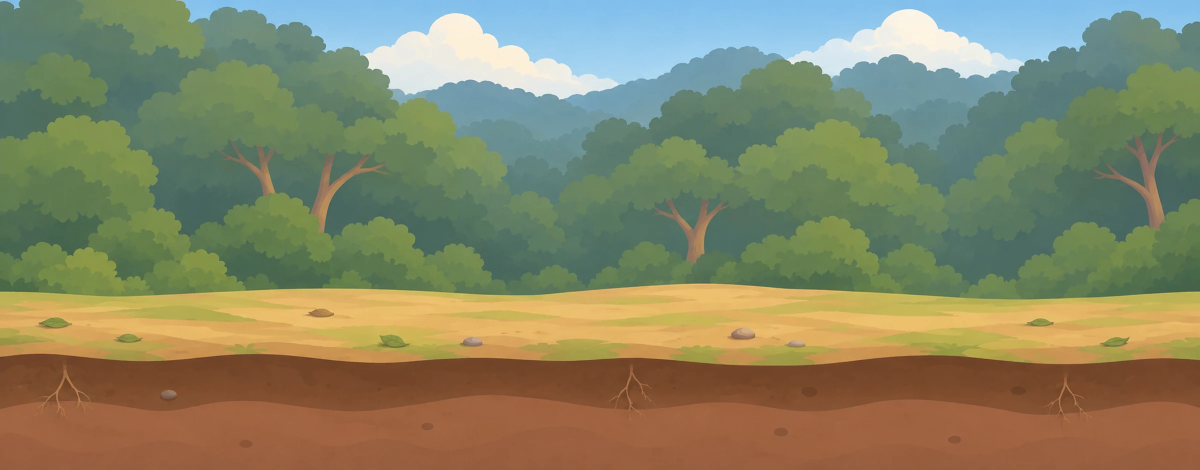
#> input picture assets/images/backgrounds/forest-b.webp, 2400 x 940 px (shown at 1/2 size)
$ python -i build_species_raster.py   (imports and definitions only)
#> lines starting #> are read from the running program, lines starting #| are printed output that depends on the picture
"""Build the game's species WebP sprites from the approved 1448x1086 PNGs.

Run:  python tools/build_species_raster.py <artwork folder>   (needs Pillow)

Each PNG is cropped to its visible pixels and placed in the game's logical
frame (128x96, drawn here at 2x = 256x192) so that the lowest visible pixel
(feet, trunk base, shell) sits on the same ground line as the SVG art (y=87 of
96 -> 174 of 192), centred horizontally. The game's size and position values
stay untouched; only the picture inside the frame changes. Originals are only
read. The result and each source's SHA-256 go to assets/images/species-raster/manifest.json.
"""
import hashlib, json, re, sys
from pathlib import Path
from PIL import Image

# Final approved files (see each batch's report and asset-manifest.json).
SOURCES = {
    'forest-sprites-8-v3-final': ['bulbul', 'tit', 'chipmunk', 'rabbit', 'frog', 'grasshopper', 'grass', 'mushroom'],
    'forest-sprites-animals-10-v1': ['field-mouse', 'caterpillar', 'aphid', 'snail', 'spider', 'ladybird', 'snake', 'weasel', 'goshawk', 'earthworm'],
    'forest-sprites-batch3-plants-decomposers': ['oak', 'pine', 'hazel', 'raspberry', 'litter-mold', 'soil-bacteria'],
    # 2026-11-04 river pond batch (artwork/2026-11-04/river-pond-wetland-batch1).
    'river-pond-wetland-batch1': ['algae', 'duckweed', 'water-lily', 'cattail', 'daphnia', 'medaka', 'pond-snail', 'water-strider',
                                  'diving-beetle', 'catfish', 'frog-tadpole', 'bullfrog', 'red-swamp-crayfish'],
    # 2026-11-04 river upstream batch (artwork/2026-11-04/river-upstream-batch2), named by species id.
    'river-upstream-batch2': ['stone-diatom', 'water-dropwort', 'pussy-willow', 'caddisfly-larva', 'melania-snail', 'amphipod',
                              'minnow', 'native-crayfish', 'korean-catfish', 'aucha-perch', 'water-decomposer'],
    # 2026-11-04 river midstream batch (artwork/2026-11-04/river-midstream-batch3), named by species id.
    'river-midstream-batch3': ['hornwort', 'tape-grass', 'pale-chub', 'crucian-carp', 'sand-gudgeon', 'dark-sleeper',
                               'mandarin-fish', 'otter', 'largemouth-bass', 'bluegill'],
    # 2026-11-05 river downstream batch (artwork/2026-11-04/river-downstream-batch4), named by species id.
    'river-downstream-batch4': ['reed', 'water-chestnut', 'freshwater-clam', 'common-carp', 'reeves-turtle', 'grey-heron',
                                'nutria', 'snapping-turtle'],
}
# A delivered file named other than its species id (the river batch's names).
FILES = {'algae': 'algae-filament', 'daphnia': 'water-flea', 'medaka': 'killifish', 'pond-snail': 'snail-pond',
         'frog-tadpole': 'tadpole', 'red-swamp-crayfish': 'crayfish-invasive'}
W, H, GROUND, MARGIN = 256, 192, 174, 8
VISIBLE = 16  # alpha below this is antialiasing dust, not part of the outline

# [19 lines left out: function build, not called in this run]

# Growth stages painted as their own base picture (game stage names).
STAGES = ('nymph', 'sprout', 'mycelium')
STATES = ('move', 'eat', 'sense', 'leaf-turn', 'walk')
# Animals whose move frames leave the ground (hop or flight; see moveStyles in
# js/ui/species-visuals.js): their move frames are not held to the ground line.
AIRBORNE = {'grasshopper', 'frog', 'rabbit', 'chipmunk', 'weasel', 'tit', 'bulbul', 'goshawk'}
ROOT = Path(__file__).resolve().parent.parent
REGISTRY = ROOT / 'js/ui/species-frames.js'

def place(im: Image.Image):
    """A base picture: cropped to its visible pixels, fitted on the ground line."""
    box = im.getchannel('A').point(lambda v: 255 if v >= VISIBLE else 0).getbbox()
    part = im.crop(box)
    scale = min((W - 2 * MARGIN) / part.width, (GROUND - MARGIN) / part.height)
    size = (max(1, round(part.width * scale)), max(1, round(part.height * scale)))
    canvas = Image.new('RGBA', (W, H), (0, 0, 0, 0))
    left = (W - size[0]) // 2
    canvas.alpha_composite(part.resize(size, Image.LANCZOS), (left, GROUND - size[1]))
    return canvas, list(box), [left, GROUND - size[1], left + size[0], GROUND]

# [36 lines left out: functions place_like, looks, compare, not called in this run]

NAME = re.compile(r'^(?P<id>[a-z-]+?)(?:-(?P<stage>' + '|'.join(STAGES) + r'))?(?:-(?P<state>' + '|'.join(STATES) + r')-(?P<n>\d+))?\.png$')

# [85 lines left out: functions approved, import_art, frame_counts, write_registry, not called in this run]

# [11 lines not run here, left out]

>>> import cv2
>>> picture = cv2.imread('../assets/images/backgrounds/forest-b.webp', cv2.IMREAD_GRAYSCALE)
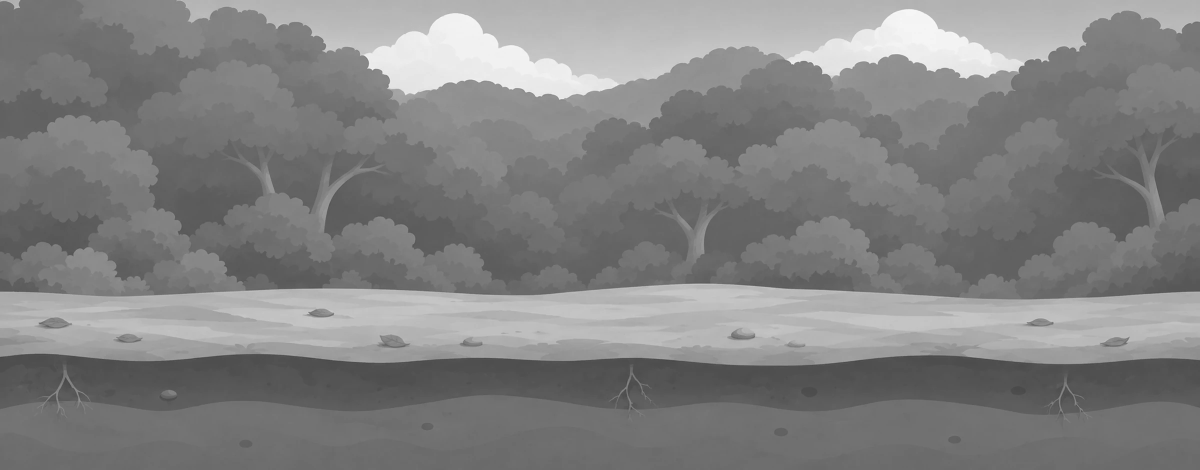
#> picture: shape (940, 2400) (shown at 1/2 size); min 60, max 253, mean 130.2
#> (the run stopped early here; a loop or call above may not have finished)

$ run again, on assets/images/frog-life/froglet.webp
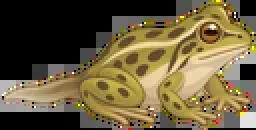
#> input picture assets/images/frog-life/froglet.webp, 128 x 65 px (shown 2 times larger)
#> `picture = cv2.imread('../assets/images/backgrounds/forest-b.webp', cv2..`:
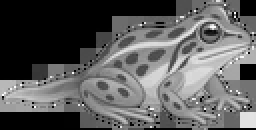
#> picture: shape (65, 128) (shown 2 times larger); min 0, max 254, mean 92.9

$ run again, on assets/images/frog-life/tadpole.webp
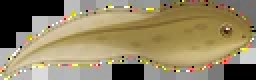
#> input picture assets/images/frog-life/tadpole.webp, 128 x 40 px (shown 2 times larger)
#> `picture = cv2.imread('../assets/images/backgrounds/forest-b.webp', cv2..`:
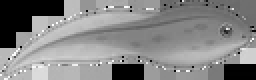
#> picture: shape (40, 128) (shown 2 times larger); min 0, max 255, mean 133.5
